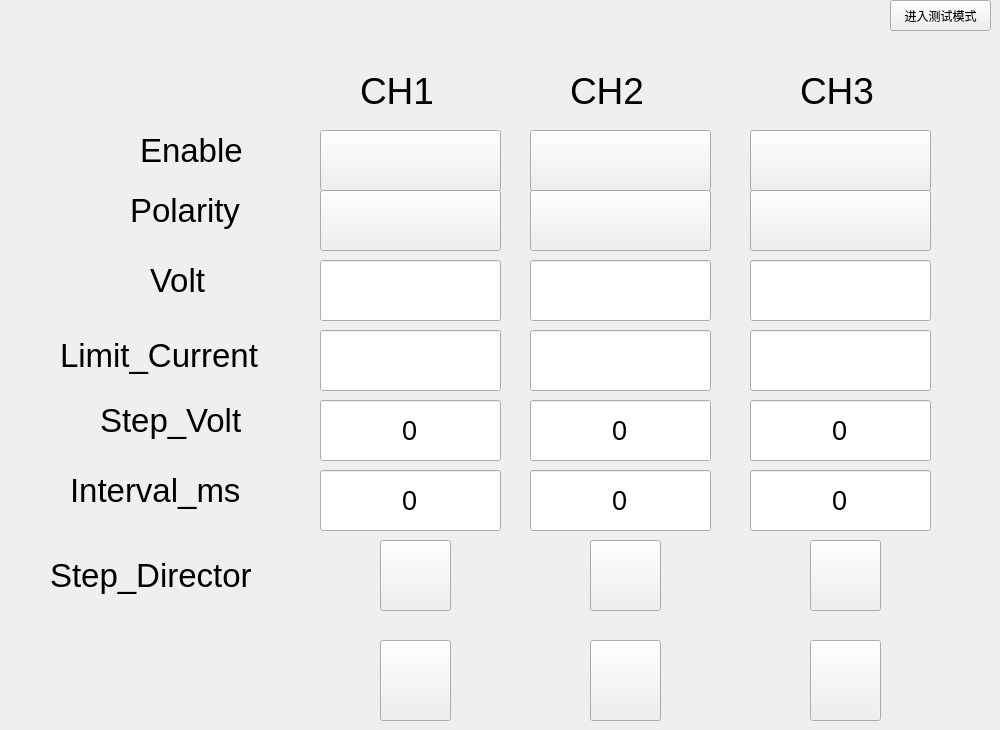
    <widget class="QWidget" name="pag0">
     <widget class="QLineEdit" name="LE_Volt_3">
      <property name="geometry">
       <rect>
        <x>750</x>
        <y>260</y>
        <width>181</width>
        <height>61</height>
       </rect>
      </property>
      <property name="font">
       <font>
        <pointsize>20</pointsize>
       </font>
      </property>
      <property name="text">
       <string/>
      </property>
      <property name="maxLength">
       <number>4</number>
      </property>
      <property name="alignment">
       <set>Qt::AlignCenter</set>
      </property>
     </widget>
     <widget class="QLabel" name="Enable">
      <property name="geometry">
       <rect>
        <x>140</x>
        <y>120</y>
        <width>121</width>
        <height>61</height>
       </rect>
      </property>
      <property name="font">
       <font>
        <pointsize>25</pointsize>
       </font>
      </property>
      <property name="text">
       <string>Enable</string>
      </property>
     </widget>
     <widget class="QPushButton" name="PB_Polarity_2">
      <property name="geometry">
       <rect>
        <x>530</x>
        <y>190</y>
        <width>181</width>
        <height>61</height>
       </rect>
      </property>
      <property name="text">
       <string/>
      </property>
      <property name="icon">
       <iconset>
        <normaloff>UI_PIC/OFF.jpg</normaloff>
        <normalon>UI_PIC/ON.jpg</normalon>UI_PIC/OFF.jpg</iconset>
      </property>
      <property name="iconSize">
       <size>
        <width>180</width>
        <height>66</height>
       </size>
      </property>
      <property name="checkable">
       <bool>true</bool>
      </property>
     </widget>
     <widget class="QLabel" name="CH3">
      <property name="geometry">
       <rect>
        <x>800</x>
        <y>60</y>
        <width>121</width>
        <height>61</height>
       </rect>
      </property>
      <property name="font">
       <font>
        <pointsize>28</pointsize>
       </font>
      </property>
      <property name="text">
       <string>CH3</string>
      </property>
     </widget>
     <widget class="QPushButton" name="PB_Polarity_3">
      <property name="geometry">
       <rect>
        <x>750</x>
        <y>190</y>
        <width>181</width>
        <height>61</height>
       </rect>
      </property>
      <property name="text">
       <string/>
      </property>
      <property name="icon">
       <iconset>
        <normaloff>UI_PIC/OFF.jpg</normaloff>
        <normalon>UI_PIC/ON.jpg</normalon>UI_PIC/OFF.jpg</iconset>
      </property>
      <property name="iconSize">
       <size>
        <width>180</width>
        <height>66</height>
       </size>
      </property>
      <property name="checkable">
       <bool>true</bool>
      </property>
     </widget>
     <widget class="QPushButton" name="PB_Enable_3">
      <property name="geometry">
       <rect>
        <x>750</x>
        <y>130</y>
        <width>181</width>
        <height>61</height>
       </rect>
      </property>
      <property name="text">
       <string/>
      </property>
      <property name="icon">
       <iconset>
        <normaloff>UI_PIC/OFF.jpg</normaloff>
        <normalon>UI_PIC/ON.jpg</normalon>UI_PIC/OFF.jpg</iconset>
      </property>
      <property name="iconSize">
       <size>
        <width>180</width>
        <height>66</height>
       </size>
      </property>
      <property name="checkable">
       <bool>true</bool>
      </property>
     </widget>
     <widget class="QLabel" name="CH2">
      <property name="geometry">
       <rect>
        <x>570</x>
        <y>60</y>
        <width>121</width>
        <height>61</height>
       </rect>
      </property>
      <property name="font">
       <font>
        <pointsize>28</pointsize>
       </font>
      </property>
      <property name="text">
       <string>CH2</string>
      </property>
     </widget>
     <widget class="QLineEdit" name="LE_Volt_2">
      <property name="geometry">
       <rect>
        <x>530</x>
        <y>260</y>
        <width>181</width>
        <height>61</height>
       </rect>
      </property>
      <property name="font">
       <font>
        <pointsize>20</pointsize>
       </font>
      </property>
      <property name="text">
       <string/>
      </property>
      <property name="maxLength">
       <number>4</number>
      </property>
      <property name="alignment">
       <set>Qt::AlignCenter</set>
      </property>
     </widget>
     <widget class="QPushButton" name="PB_Polarity_1">
      <property name="geometry">
       <rect>
        <x>320</x>
        <y>190</y>
        <width>181</width>
        <height>61</height>
       </rect>
      </property>
      <property name="text">
       <string/>
      </property>
      <property name="icon">
       <iconset>
        <normaloff>UI_PIC/OFF.jpg</normaloff>
        <normalon>UI_PIC/ON.jpg</normalon>UI_PIC/OFF.jpg</iconset>
      </property>
      <property name="iconSize">
       <size>
        <width>180</width>
        <height>66</height>
       </size>
      </property>
      <property name="checkable">
       <bool>true</bool>
      </property>
     </widget>
     <widget class="QLabel" name="Polarity">
      <property name="geometry">
       <rect>
        <x>130</x>
        <y>180</y>
        <width>141</width>
        <height>61</height>
       </rect>
      </property>
      <property name="font">
       <font>
        <pointsize>25</pointsize>
       </font>
      </property>
      <property name="text">
       <string>Polarity</string>
      </property>
     </widget>
     <widget class="QLabel" name="Volt">
      <property name="geometry">
       <rect>
        <x>150</x>
        <y>250</y>
        <width>131</width>
        <height>61</height>
       </rect>
      </property>
      <property name="font">
       <font>
        <pointsize>25</pointsize>
       </font>
      </property>
      <property name="text">
       <string>Volt</string>
      </property>
     </widget>
     <widget class="QPushButton" name="PB_Enable_2">
      <property name="geometry">
       <rect>
        <x>530</x>
        <y>130</y>
        <width>181</width>
        <height>61</height>
       </rect>
      </property>
      <property name="text">
       <string/>
      </property>
      <property name="icon">
       <iconset>
        <normaloff>UI_PIC/OFF.jpg</normaloff>
        <normalon>UI_PIC/ON.jpg</normalon>UI_PIC/OFF.jpg</iconset>
      </property>
      <property name="iconSize">
       <size>
        <width>180</width>
        <height>66</height>
       </size>
      </property>
      <property name="checkable">
       <bool>true</bool>
      </property>
     </widget>
     <widget class="QPushButton" name="PB_Enable_1">
      <property name="geometry">
       <rect>
        <x>320</x>
        <y>130</y>
        <width>181</width>
        <height>61</height>
       </rect>
      </property>
      <property name="text">
       <string/>
      </property>
      <property name="icon">
       <iconset>
        <normaloff>UI_PIC/OFF.jpg</normaloff>
        <normalon>UI_PIC/ON.jpg</normalon>UI_PIC/OFF.jpg</iconset>
      </property>
      <property name="iconSize">
       <size>
        <width>180</width>
        <height>66</height>
       </size>
      </property>
      <property name="checkable">
       <bool>true</bool>
      </property>
      <property name="checked">
       <bool>false</bool>
      </property>
     </widget>
     <widget class="QLabel" name="CH1">
      <property name="geometry">
       <rect>
        <x>360</x>
        <y>60</y>
        <width>121</width>
        <height>61</height>
       </rect>
      </property>
      <property name="font">
       <font>
        <pointsize>28</pointsize>
       </font>
      </property>
      <property name="text">
       <string>CH1</string>
      </property>
     </widget>
     <widget class="QLineEdit" name="LE_Volt_1">
      <property name="geometry">
       <rect>
        <x>320</x>
        <y>260</y>
        <width>181</width>
        <height>61</height>
       </rect>
      </property>
      <property name="font">
       <font>
        <pointsize>20</pointsize>
       </font>
      </property>
      <property name="text">
       <string/>
      </property>
      <property name="maxLength">
       <number>4</number>
      </property>
      <property name="alignment">
       <set>Qt::AlignCenter</set>
      </property>
     </widget>
     <widget class="QLabel" name="Step_Volt">
      <property name="geometry">
       <rect>
        <x>100</x>
        <y>390</y>
        <width>181</width>
        <height>61</height>
       </rect>
      </property>
      <property name="font">
       <font>
        <pointsize>25</pointsize>
       </font>
      </property>
      <property name="text">
       <string>Step_Volt</string>
      </property>
     </widget>
     <widget class="QLabel" name="Interval_ms">
      <property name="geometry">
       <rect>
        <x>70</x>
        <y>460</y>
        <width>181</width>
        <height>61</height>
       </rect>
      </property>
      <property name="font">
       <font>
        <pointsize>25</pointsize>
       </font>
      </property>
      <property name="text">
       <string>Interval_ms</string>
      </property>
     </widget>
     <widget class="QLabel" name="Step_Director">
      <property name="geometry">
       <rect>
        <x>50</x>
        <y>540</y>
        <width>251</width>
        <height>71</height>
       </rect>
      </property>
      <property name="font">
       <font>
        <pointsize>25</pointsize>
       </font>
      </property>
      <property name="text">
       <string>Step_Director</string>
      </property>
     </widget>
     <widget class="QLineEdit" name="LE_SV_1">
      <property name="geometry">
       <rect>
        <x>320</x>
        <y>400</y>
        <width>181</width>
        <height>61</height>
       </rect>
      </property>
      <property name="font">
       <font>
        <pointsize>20</pointsize>
       </font>
      </property>
      <property name="text">
       <string>0</string>
      </property>
      <property name="maxLength">
       <number>4</number>
      </property>
      <property name="alignment">
       <set>Qt::AlignCenter</set>
      </property>
     </widget>
     <widget class="QLineEdit" name="LE_SV_2">
      <property name="geometry">
       <rect>
        <x>530</x>
        <y>400</y>
        <width>181</width>
        <height>61</height>
       </rect>
      </property>
      <property name="font">
       <font>
        <pointsize>20</pointsize>
       </font>
      </property>
      <property name="text">
       <string>0</string>
      </property>
      <property name="maxLength">
       <number>4</number>
      </property>
      <property name="alignment">
       <set>Qt::AlignCenter</set>
      </property>
     </widget>
     <widget class="QLineEdit" name="LE_SV_3">
      <property name="geometry">
       <rect>
        <x>750</x>
        <y>400</y>
        <width>181</width>
        <height>61</height>
       </rect>
      </property>
      <property name="font">
       <font>
        <pointsize>20</pointsize>
       </font>
      </property>
      <property name="text">
       <string>0</string>
      </property>
      <property name="maxLength">
       <number>4</number>
      </property>
      <property name="alignment">
       <set>Qt::AlignCenter</set>
      </property>
     </widget>
     <widget class="QLineEdit" name="LE_IM_1">
      <property name="geometry">
       <rect>
        <x>320</x>
        <y>470</y>
        <width>181</width>
        <height>61</height>
       </rect>
      </property>
      <property name="font">
       <font>
        <pointsize>20</pointsize>
       </font>
      </property>
      <property name="text">
       <string>0</string>
      </property>
      <property name="maxLength">
       <number>4</number>
      </property>
      <property name="alignment">
       <set>Qt::AlignCenter</set>
      </property>
     </widget>
     <widget class="QLineEdit" name="LE_IM_2">
      <property name="geometry">
       <rect>
        <x>530</x>
        <y>470</y>
        <width>181</width>
        <height>61</height>
       </rect>
      </property>
      <property name="font">
       <font>
        <pointsize>20</pointsize>
       </font>
      </property>
      <property name="text">
       <string>0</string>
      </property>
      <property name="maxLength">
       <number>4</number>
      </property>
      <property name="alignment">
       <set>Qt::AlignCenter</set>
      </property>
     </widget>
     <widget class="QLineEdit" name="LE_IM_3">
      <property name="geometry">
       <rect>
        <x>750</x>
        <y>470</y>
        <width>181</width>
        <height>61</height>
       </rect>
      </property>
      <property name="font">
       <font>
        <pointsize>20</pointsize>
       </font>
      </property>
      <property name="text">
       <string>0</string>
      </property>
      <property name="maxLength">
       <number>4</number>
      </property>
      <property name="alignment">
       <set>Qt::AlignCenter</set>
      </property>
     </widget>
     <widget class="QPushButton" name="PB_Dir_1">
      <property name="geometry">
       <rect>
        <x>380</x>
        <y>540</y>
        <width>71</width>
        <height>71</height>
       </rect>
      </property>
      <property name="text">
       <string/>
      </property>
      <property name="icon">
       <iconset>
        <normaloff>UI_PIC/-.png</normaloff>
        <normalon>UI_PIC/+.png</normalon>UI_PIC/-.png</iconset>
      </property>
      <property name="iconSize">
       <size>
        <width>190</width>
        <height>70</height>
       </size>
      </property>
      <property name="checkable">
       <bool>true</bool>
      </property>
      <property name="checked">
       <bool>false</bool>
      </property>
     </widget>
     <widget class="QPushButton" name="PB_Dir_2">
      <property name="geometry">
       <rect>
        <x>590</x>
        <y>540</y>
        <width>71</width>
        <height>71</height>
       </rect>
      </property>
      <property name="text">
       <string/>
      </property>
      <property name="icon">
       <iconset>
        <normaloff>UI_PIC/-.png</normaloff>
        <normalon>UI_PIC/+.png</normalon>UI_PIC/-.png</iconset>
      </property>
      <property name="iconSize">
       <size>
        <width>190</width>
        <height>70</height>
       </size>
      </property>
      <property name="checkable">
       <bool>true</bool>
      </property>
      <property name="checked">
       <bool>false</bool>
      </property>
     </widget>
     <widget class="QPushButton" name="PB_Dir_3">
      <property name="geometry">
       <rect>
        <x>810</x>
        <y>540</y>
        <width>71</width>
        <height>71</height>
       </rect>
      </property>
      <property name="text">
       <string/>
      </property>
      <property name="icon">
       <iconset>
        <normaloff>UI_PIC/-.png</normaloff>
        <normalon>UI_PIC/+.png</normalon>UI_PIC/-.png</iconset>
      </property>
      <property name="iconSize">
       <size>
        <width>190</width>
        <height>70</height>
       </size>
      </property>
      <property name="checkable">
       <bool>true</bool>
      </property>
      <property name="checked">
       <bool>false</bool>
      </property>
     </widget>
     <widget class="QPushButton" name="PB_Testcase">
      <property name="geometry">
       <rect>
        <x>890</x>
        <y>0</y>
        <width>101</width>
        <height>31</height>
       </rect>
      </property>
      <property name="text">
       <string>进入测试模式</string>
      </property>
     </widget>
     <widget class="QLineEdit" name="LE_LC_1">
      <property name="geometry">
       <rect>
        <x>320</x>
        <y>330</y>
        <width>181</width>
        <height>61</height>
       </rect>
      </property>
      <property name="font">
       <font>
        <pointsize>20</pointsize>
       </font>
      </property>
      <property name="text">
       <string/>
      </property>
      <property name="maxLength">
       <number>4</number>
      </property>
      <property name="alignment">
       <set>Qt::AlignCenter</set>
      </property>
     </widget>
     <widget class="QLabel" name="Limit_Current">
      <property name="geometry">
       <rect>
        <x>60</x>
        <y>320</y>
        <width>221</width>
        <height>71</height>
       </rect>
      </property>
      <property name="font">
       <font>
        <pointsize>25</pointsize>
       </font>
      </property>
      <property name="text">
       <string>Limit_Current</string>
      </property>
     </widget>
     <widget class="QLineEdit" name="LE_LC_3">
      <property name="geometry">
       <rect>
        <x>750</x>
        <y>330</y>
        <width>181</width>
        <height>61</height>
       </rect>
      </property>
      <property name="font">
       <font>
        <pointsize>20</pointsize>
       </font>
      </property>
      <property name="text">
       <string/>
      </property>
      <property name="maxLength">
       <number>4</number>
      </property>
      <property name="alignment">
       <set>Qt::AlignCenter</set>
      </property>
     </widget>
     <widget class="QLineEdit" name="LE_LC_2">
      <property name="geometry">
       <rect>
        <x>530</x>
        <y>330</y>
        <width>181</width>
        <height>61</height>
       </rect>
      </property>
      <property name="font">
       <font>
        <pointsize>20</pointsize>
       </font>
      </property>
      <property name="text">
       <string/>
      </property>
      <property name="maxLength">
       <number>4</number>
      </property>
      <property name="alignment">
       <set>Qt::AlignCenter</set>
      </property>
     </widget>
     <widget class="QPushButton" name="PB_VoltChange_1">
      <property name="geometry">
       <rect>
        <x>380</x>
        <y>640</y>
        <width>71</width>
        <height>81</height>
       </rect>
      </property>
      <property name="text">
       <string/>
      </property>
      <property name="icon">
       <iconset>
        <normalon>UI_PIC/△.png</normalon>
       </iconset>
      </property>
      <property name="iconSize">
       <size>
        <width>110</width>
        <height>128</height>
       </size>
      </property>
      <property name="checkable">
       <bool>true</bool>
      </property>
     </widget>
     <widget class="QPushButton" name="PB_VoltChange_2">
      <property name="geometry">
       <rect>
        <x>590</x>
        <y>640</y>
        <width>71</width>
        <height>81</height>
       </rect>
      </property>
      <property name="text">
       <string/>
      </property>
      <property name="icon">
       <iconset>
        <normalon>UI_PIC/△.png</normalon>
       </iconset>
      </property>
      <property name="iconSize">
       <size>
        <width>110</width>
        <height>128</height>
       </size>
      </property>
      <property name="checkable">
       <bool>true</bool>
      </property>
     </widget>
     <widget class="QPushButton" name="PB_VoltChange_3">
      <property name="geometry">
       <rect>
        <x>810</x>
        <y>640</y>
        <width>71</width>
        <height>81</height>
       </rect>
      </property>
      <property name="text">
       <string/>
      </property>
      <property name="icon">
       <iconset>
        <normalon>UI_PIC/△.png</normalon>
       </iconset>
      </property>
      <property name="iconSize">
       <size>
        <width>110</width>
        <height>128</height>
       </size>
      </property>
      <property name="checkable">
       <bool>true</bool>
      </property>
     </widget>
    </widget>
